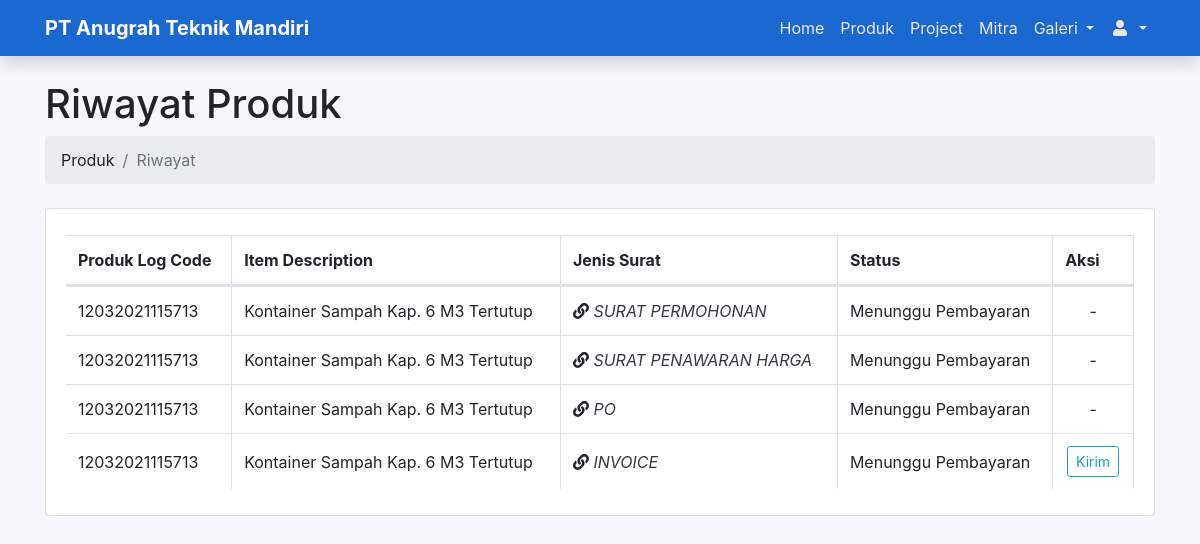
Before: /views/index.php?page=produk-riwayat (signed in) with the older database file.
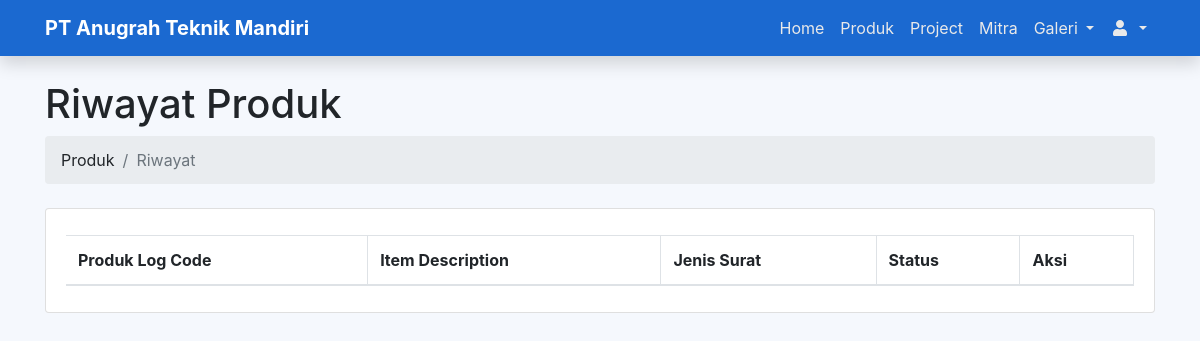
After: the same page with the newer database file.
### tables this page shows
CREATE TABLE `produk_log` (
  `id` int(11) NOT NULL,
  `id_user` int(11) NOT NULL,
  `id_produk` int(11) NOT NULL,
  `log_code` varchar(56) NOT NULL,
  `nama_perusahaan` varchar(255) NOT NULL,
  `alamat_perusahaan` varchar(255) NOT NULL,
  `kota` text NOT NULL,
  `nama_surat` varchar(128) NOT NULL,
  `harga` varchar(255) NOT NULL,
  `terbilang` varchar(255) NOT NULL,
  `jenis_surat` varchar(128) NOT NULL,
  `status_log` varchar(128) NOT NULL DEFAULT 'Menunggu Surat Penawaran Harga',
  `date` text NOT NULL,
  `ongkir` int(128) NOT NULL
);

CREATE TABLE `produk` (
  `id` int(11) NOT NULL,
  `item_desc` varchar(128) NOT NULL,
  `spesifikasi` varchar(255) NOT NULL,
  `foto` varchar(225) NOT NULL,
  `fotob` varchar(225) NOT NULL,
  `fotoc` varchar(225) NOT NULL,
  `fotod` varchar(225) NOT NULL,
  `harga` int(128) NOT NULL
);

### views/Produk/riwayat.php (the view, shortened to what this page needs)
<div class="container">
    <h1 class="mt-4">Riwayat Produk </h1>
    <ol class="breadcrumb mb-4">
        <li class="breadcrumb-item">Produk</li>
        <li class="breadcrumb-item active">Riwayat</li>
    </ol>
    <?php
    $id = $_SESSION['login']['id'];
    ?>
    <div class="card">
        <div class="card-body">
            <div class="table-responsive">
                <table class="table table-bordered dataTable" id="" width="100%" cellspacing="0">
                    <thead>
                        <tr>
                            <th>Produk Log Code</th>
                            <th>Item Description</th>
                            <th>Jenis Surat</th>
                            <th>Status</th>
                            <th>Aksi</th>
                        </tr>
                    </thead>
                    <tbody>
                        <?php $get = $koneksi->query("SELECT terbilang,log_code,id_user,jenis_surat,status_log,produk_log.id,produk.item_desc,produk_log.harga,spesifikasi,produk_log.nama_surat,produk.id as id_produk FROM `produk_log` JOIN produk ON produk_log.id_produk = produk.id WHERE produk_log.id_user='$id'") ?>
                        <?php
                        while ($data = $get->fetch_assoc()) : ?>
                            <tr>
                                <td class="align-middle"><?= $data['log_code'] ?></td>
                                <td class="align-middle"><?= $data['item_desc'] ?></td>
                                <td class="align-middle text-uppercase font-italic">
                                    <?php
                                    if ($data['jenis_surat'] == 'PO') { ?>
                                        <i class="fas fa-link"></i> <a href="../admin/Produk-Penawaran/po.php?logcode=<?= $data['log_code'] ?>" class="text-dark"><?= $data['jenis_surat'] ?></a>
                                    <?php
                                    } else if ($data['jenis_surat'] == 'SURAT PENAWARAN HARGA') { ?>
                                        <i class="fas fa-link"></i> <a href="../admin/Produk-Penawaran/ph.php?terbilang=<?= $data['terbilang'] ?>&harga=<?= $data['harga'] ?>&id=<?= $data['id'] ?>&logcode=<?= $data['log_code'] ?>" class="text-dark"><?= $data['jenis_surat'] ?></a>
                                    <?php
                                    } else if ($data['jenis_surat'] == 'INVOICE') { ?>
                                        <i class="fas fa-link"></i> <a href="../admin/Produk-Penawaran/invoice.php?id=<?= $data['id'] ?>&terbilangs=<?= $data['terbilang'] ?>&hargas=<?= $data['harga'] ?>&logcode=<?= $data['log_code'] ?>" class="text-dark"><?= $data['jenis_surat'] ?></a>
                                    <?php
                                    } else { ?>
                                        <i class="fas fa-link"></i> <a href="../assets/dokumen/<?= $data['nama_surat'] ?>" class="text-dark"><?= $data['jenis_surat'] ?></a>
                                    <?php
                                    }
                                    ?>
                                </td>
                                <td class="align-middle"><?= $data['status_log'] ?></td>
                                <td class="text-center">
                                    <?php
                                    if ($data['jenis_surat'] == "SURAT PENAWARAN HARGA" && $data['status_log'] == 'Menunggu Purchace Order') : ?>
                                        <a href="?page=produk-po&id-log=<?= $data['id'] ?>&item_desc=<?= $data['item_desc'] ?>&id-produk=<?= $data['id_produk'] ?>&log-code=<?= $data['log_code'] ?>&id-user=<?= $id ?>" class="btn btn-outline-danger">Purchase Order</a>
                                    <?php elseif ($data['jenis_surat'] == "INVOICE" && $data['status_log'] == 'Menunggu Pembayaran') : ?>
                                        <a href="?page=produk-bayar&id-produk=<?= $data['id_produk'] ?>&harga=<?= $data['harga'] ?>&terbilang=<?= $data['terbilang'] ?>&log-code=<?= $data['log_code'] ?>&id-user=<?= $id ?>" class="btn btn-outline-info btn-sm">Kirim</a>
                                    <?php else : ?>
                                        -
                                    <?php endif ?>
                                </td>
                            </tr>
                        <?php
                        endwhile ?>
                    </tbody>
                </table>
            </div>
        </div>
    </div>
</div>

Changed rows visible on the page:
removed produk_log: log_code "12032021115713", id_produk.item_desc "Kontainer Sampah Kap. 6 M3 Tertutup", jenis_surat "SURAT PERMOHONAN", status_log "Menunggu Pembayaran"
removed produk_log: log_code "12032021115713", id_produk.item_desc "Kontainer Sampah Kap. 6 M3 Tertutup", jenis_surat "SURAT PENAWARAN HARGA", status_log "Menunggu Pembayaran"
removed produk_log: log_code "12032021115713", id_produk.item_desc "Kontainer Sampah Kap. 6 M3 Tertutup", jenis_surat "PO", status_log "Menunggu Pembayaran"
removed produk_log: log_code "12032021115713", id_produk.item_desc "Kontainer Sampah Kap. 6 M3 Tertutup", jenis_surat "INVOICE", status_log "Menunggu Pembayaran"
